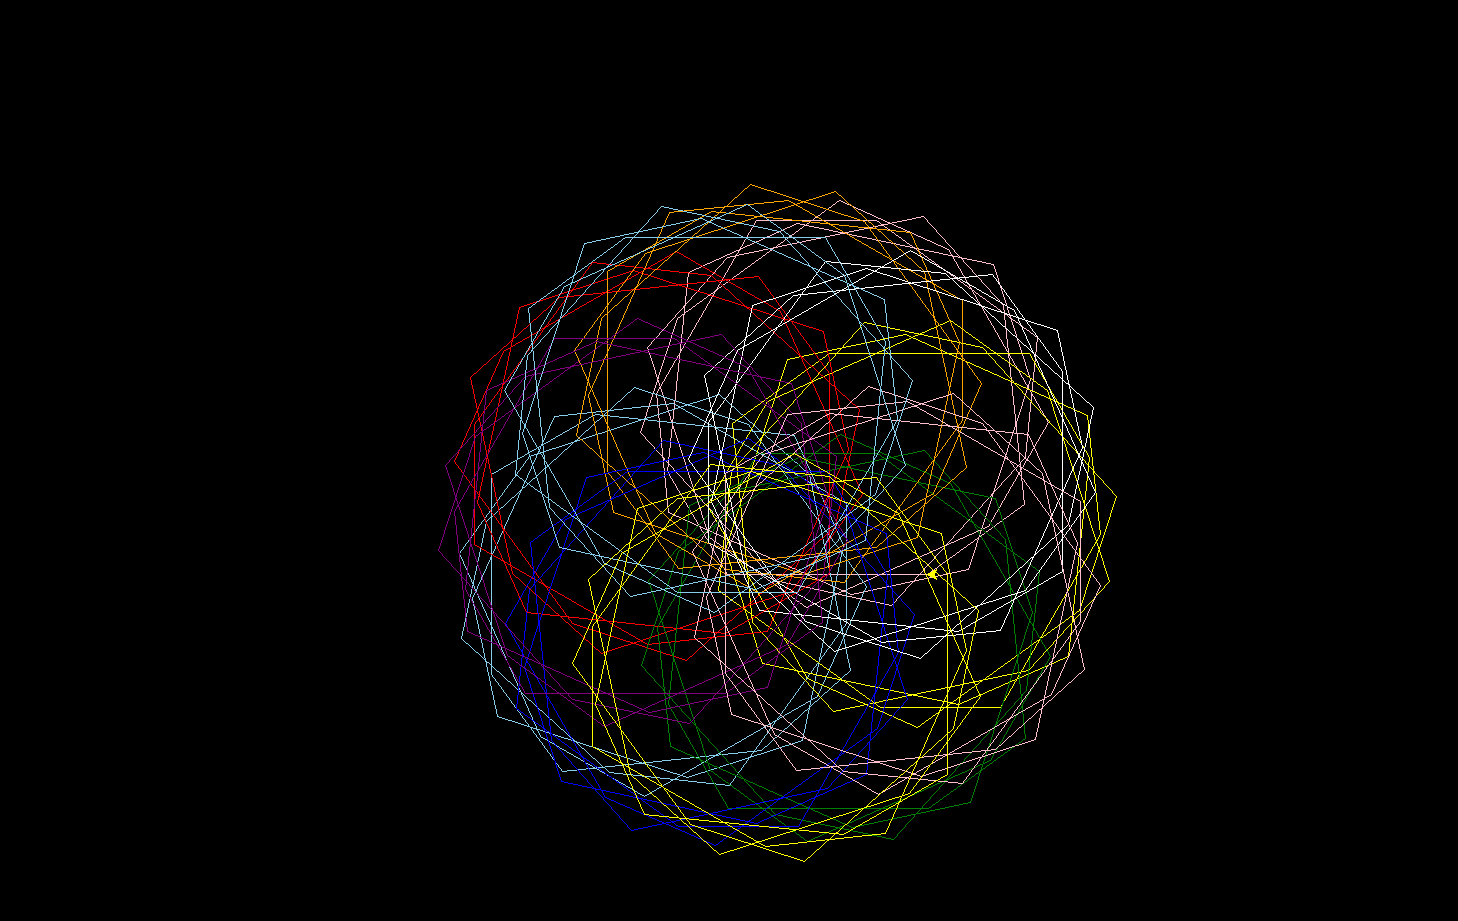

The Python source for this figure:
import turtle

bob=turtle.Turtle()
turtle.bgcolor("black")
bob.speed(20)

bob.color("red")
for times in range(10):
    for times in range(2):
        bob.forward(200)
        bob.right(60)
        bob.forward(120)
        bob.right(36)


bob.penup()
bob.right(90)#try different angles to move the designs around the screen
bob.forward(20)
bob.pendown()

bob.color("green")

for times in range(10):
    for times in range(2):
        bob.forward(200)
        bob.right(60)
        bob.forward(120)
        bob.right(36)
        
         

bob.penup()
bob.right(90)#try different angles to move the designs around the screen
bob.forward(20)
bob.pendown()

bob.color("orange")

for times in range(10):
    for times in range(2):
        bob.forward(200)
        bob.right(60)
        bob.forward(120)
        bob.right(36)

bob.penup()
bob.right(90)#try different angles to move the designs around the screen
bob.forward(20)
bob.pendown()

bob.color("blue")

for times in range(10):
    for times in range(2):
        bob.forward(200)
        bob.right(60)
        bob.forward(120)
        bob.right(36)

bob.penup()
bob.right(90)#try different angles to move the designs around the screen
bob.forward(20)
bob.pendown()

bob.color("white")

for times in range(10):
    for times in range(2):
        bob.forward(200)
        bob.right(60)
        bob.forward(120)
        bob.right(36)

bob.penup()
bob.right(90)#try different angles to move the designs around the screen
bob.forward(20)
bob.pendown()

bob.color("purple")
for times in range(10):
    for times in range(2):
        bob.forward(200)
        bob.right(60)
        bob.forward(120)
        bob.right(36)


bob.penup()
bob.right(90)#try different angles to move the designs around the screen
bob.forward(20)
bob.pendown()

bob.color("pink")
for times in range(10):
    for times in range(2):
        bob.forward(200)
        bob.right(60)
        bob.forward(120)
        bob.right(36)


bob.penup()
bob.right(90)#try different angles to move the designs around the screen
bob.forward(20)
bob.pendown()




bob.color("skyblue")
for times in range(10):
    for times in range(2):
        bob.forward(200)
        bob.right(60)
        bob.forward(120)
        bob.right(36)


bob.penup()
bob.right(90)#try different angles to move the designs around the screen
bob.forward(20)
bob.pendown()



bob.color("yellow")
for times in range(10):
    for times in range(2):
        bob.forward(200)
        bob.right(60)
        bob.forward(120)
        bob.right(36)


bob.penup()
bob.right(90)#try different angles to move the designs around the screen
bob.forward(20)
bob.pendown()

bob.color("red")
for times in range(10):
    for times in range(2):
        bob.forward(200)
        bob.right(60)
        bob.forward(120)
        bob.right(36)


bob.penup()
bob.right(90)#try different angles to move the designs around the screen
bob.forward(20)
bob.pendown()

bob.color("green")

for times in range(10):
    for times in range(2):
        bob.forward(200)
        bob.right(60)
        bob.forward(120)
        bob.right(36)
        
         

bob.penup()
bob.right(90)#try different angles to move the designs around the screen
bob.forward(20)
bob.pendown()

bob.color("orange")

for times in range(10):
    for times in range(2):
        bob.forward(200)
        bob.right(60)
        bob.forward(120)
        bob.right(36)

bob.penup()
bob.right(90)#try different angles to move the designs around the screen
bob.forward(20)
bob.pendown()

bob.color("blue")

for times in range(10):
    for times in range(2):
        bob.forward(200)
        bob.right(60)
        bob.forward(120)
        bob.right(36)

bob.penup()
bob.right(90)#try different angles to move the designs around the screen
bob.forward(20)
bob.pendown()

bob.color("white")

for times in range(10):
    for times in range(2):
        bob.forward(200)
        bob.right(60)
        bob.forward(120)
        bob.right(36)

bob.penup()
bob.right(90)#try different angles to move the designs around the screen
bob.forward(20)
bob.pendown()

bob.color("purple")
for times in range(10):
    for times in range(2):
        bob.forward(200)
        bob.right(60)
        bob.forward(120)
        bob.right(36)


bob.penup()
bob.right(90)#try different angles to move the designs around the screen
bob.forward(20)
bob.pendown()

bob.color("pink")
for times in range(10):
    for times in range(2):
        bob.forward(200)
        bob.right(60)
        bob.forward(120)
        bob.right(36)


bob.penup()
bob.right(90)#try different angles to move the designs around the screen
bob.forward(20)
bob.pendown()




bob.color("skyblue")
for times in range(10):
    for times in range(2):
        bob.forward(200)
        bob.right(60)
        bob.forward(120)
        bob.right(36)


bob.penup()
bob.right(90)#try different angles to move the designs around the screen
bob.forward(20)
bob.pendown()



bob.color("yellow")
for times in range(10):
    for times in range(2):
        bob.forward(200)
        bob.right(60)
        bob.forward(120)
        bob.right(36)


bob.penup()
bob.right(90)#try different angles to move the designs around the screen
bob.forward(20)
bob.pendown()



turtle.done()
